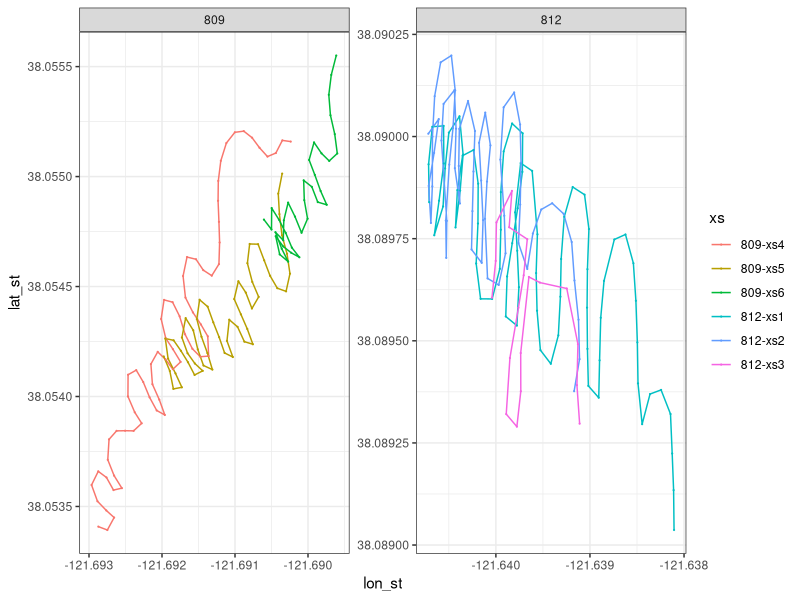
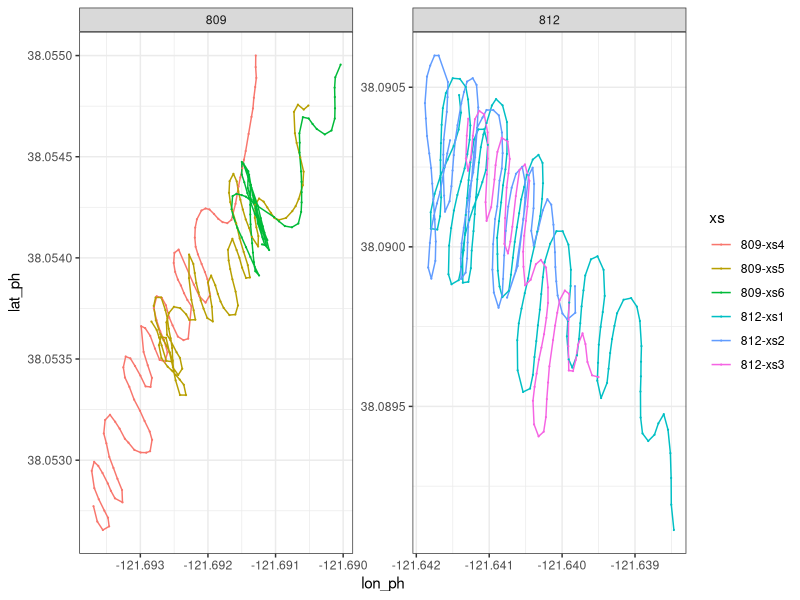
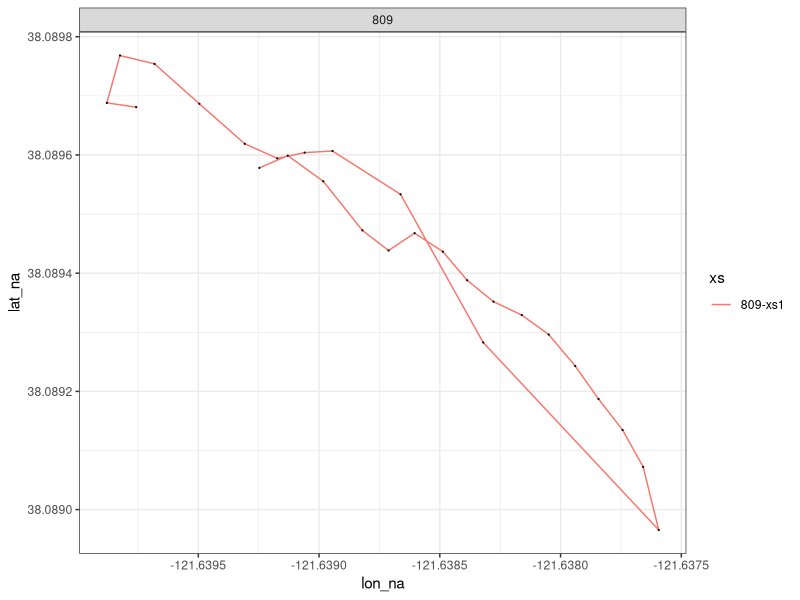
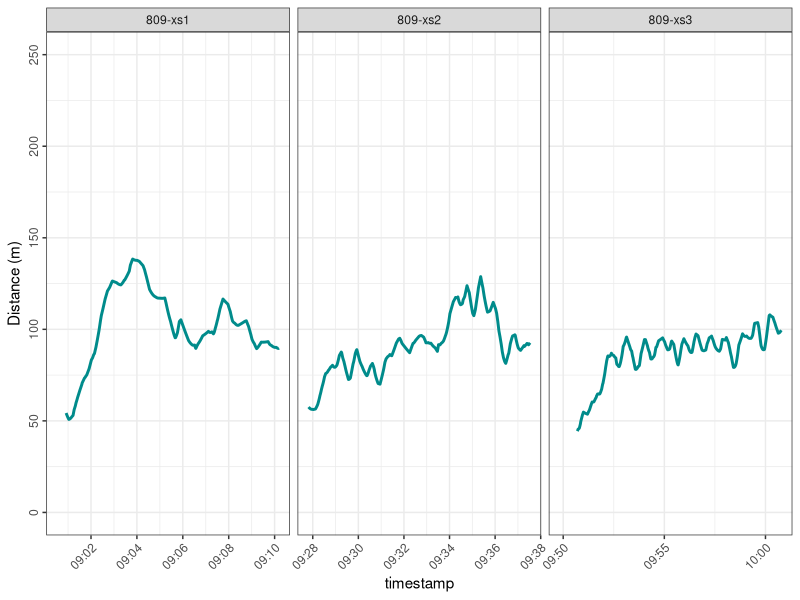
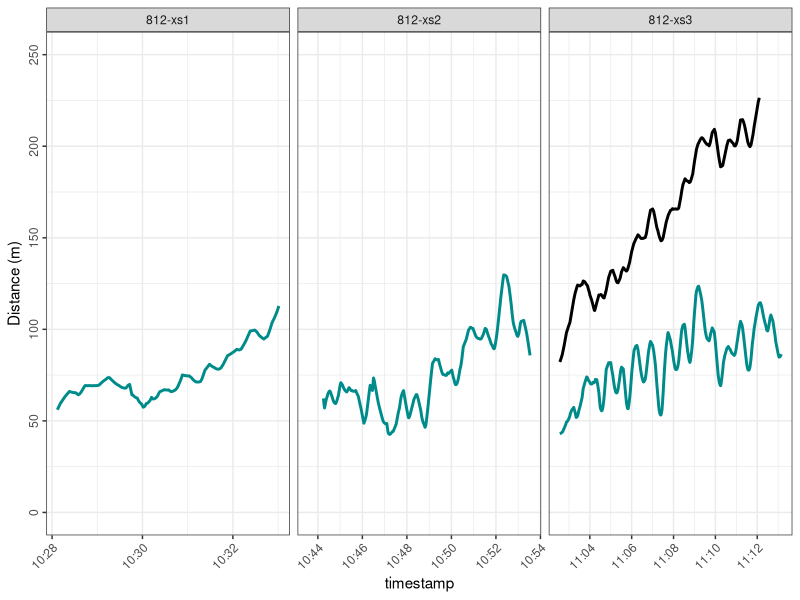
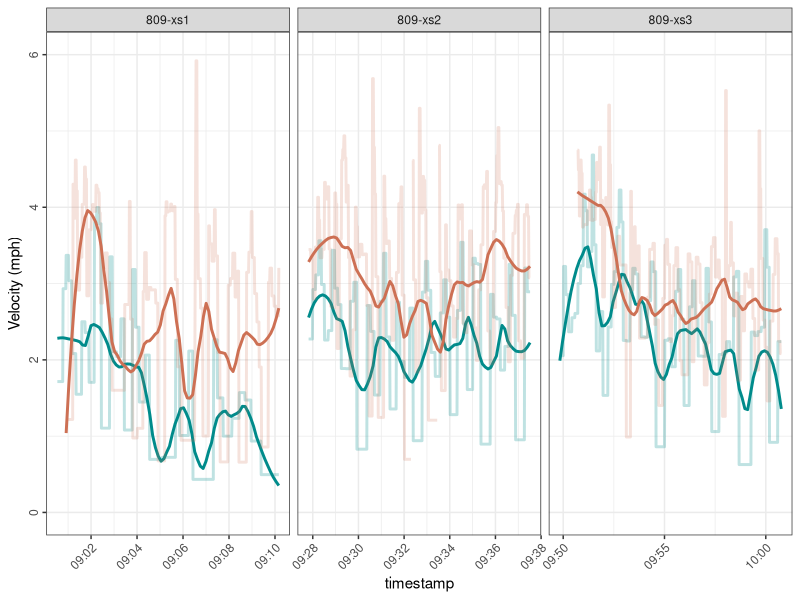
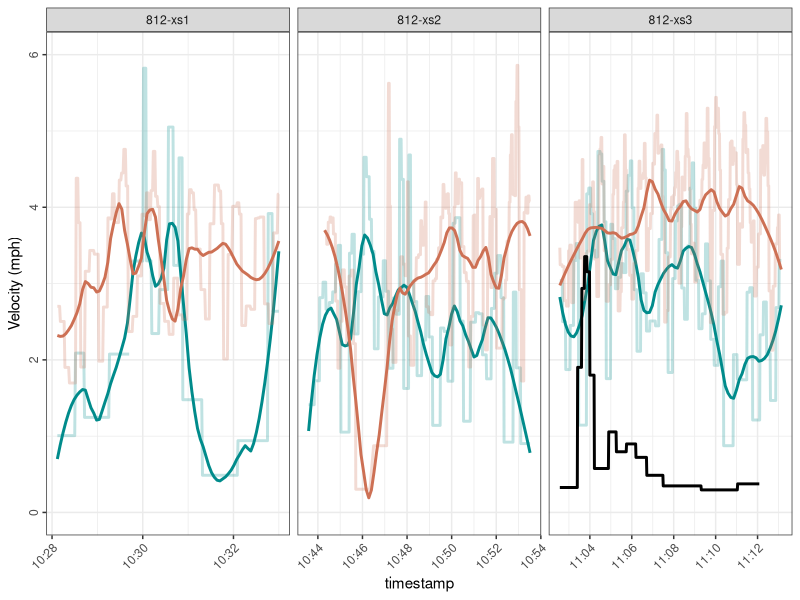
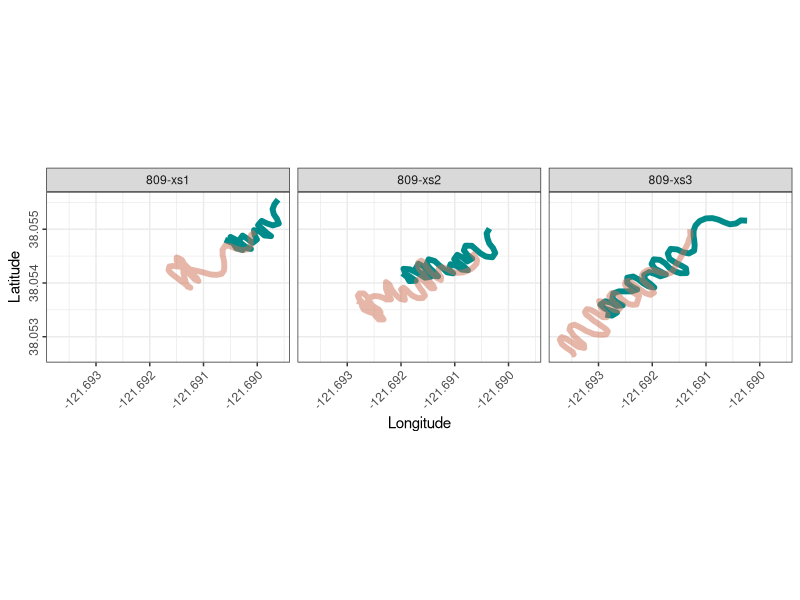

Recreate these plots in R, in order.
library(tidyverse)
library(geosphere)
library(lubridate)
library(zoo)

# Import and compile GPS track data ---------------------------------------

## Stryker ----
stryker_startstop <- data.frame(boat = rep("stryker",6), 
                        site = c(rep("812", 3), rep("809", 3)),
                        start = c(7, 83, 145, 168, 238, 297), 
                        end = c(79, 141, 164, 234, 293, 334))

stryker = data.frame()
stryker_raw = data.frame()

for(xs in 1:nrow(stryker_startstop)){
  print(xs)
  
  temp <- read.csv("data/Survey01_20250108/20250108_DWR.csv", 
                   skip = stryker_startstop[xs, "start"] - 1, nrow = stryker_startstop[xs, "end"] - stryker_startstop[xs, "start"], header = F)
  
  colnames(temp) = c("Junk", "lat", "lon", "datetime", "speed")
  
  temp$timestamp <- as.POSIXct(temp$datetime, format = "%Y-%m-%dT%H:%M:%SZ", tz = "America/Los_Angeles")

  # Convert the timestamp to a POSIXct object
  temp$timestamp <- ymd_hms(temp$timestamp, tz = "UTC")
  
  # Convert it to Pacific Time (PT)
  temp$timestamp <- with_tz(temp$timestamp, tzone = "America/Los_Angeles")
  
  
  complete_timestamps <- seq(min(temp$timestamp), max(temp$timestamp), by = "1 sec")
  
  merged_data <- data.frame(timestamp = complete_timestamps) %>%
    left_join(temp, by = "timestamp")
  
  interpolated_data <- merged_data %>%
    mutate(lat = na.approx(lat, rule = 2),
           lon = na.approx(lon, rule = 2))
  
  interpolated_data$xs <- paste0(stryker_startstop[xs, "site"], "-xs", xs)
  temp$xs <- paste0(stryker_startstop[xs, "site"], "-xs", xs)
  
  interpolated_data$site <- stryker_startstop[xs, "site"]
  temp$site = stryker_startstop[xs, "site"]
  
  stryker <- rbind(stryker, interpolated_data[, c("site", "xs", "timestamp", "lat", "lon")])
  stryker_raw <- rbind(stryker_raw, temp)
  
  rm(temp, interpolated_data, merged_data)
}

stryker$boat = "Stryker"
colnames(stryker) <- c("site", "xs", "timestamp", "lat_st", "lon_st", "boat")

## Phantom ----
phantom_startstop <- data.frame(boat = rep("phantom", 6), 
                        site = c(rep("812", 3), rep("809", 3)),
                        start = c(7, 177, 292, 371, 486, 612), 
                        end = c(173, 288, 367, 482, 608, 697))

phantom = data.frame()
phantom_raw = data.frame()

for(xs in 1:nrow(phantom_startstop)){
  print(xs)
  
  temp <- read.csv("data/Survey01_20250108/20250108_CFS.csv", 
                   skip = phantom_startstop[xs, "start"] - 1, nrow = phantom_startstop[xs, "end"] - phantom_startstop[xs, "start"], header = F)
  
  colnames(temp) = c("Junk", "lat", "lon", "datetime", "speed")
  
  temp$timestamp <- as.POSIXct(temp$datetime, format = "%Y-%m-%dT%H:%M:%SZ", tz = "America/Los_Angeles")
  # Convert the timestamp to a POSIXct object
  temp$timestamp <- ymd_hms(temp$timestamp, tz = "UTC")
  
  # Convert it to Pacific Time (PT)
  temp$timestamp <- with_tz(temp$timestamp, tzone = "America/Los_Angeles")
  complete_timestamps <- seq(min(temp$timestamp), max(temp$timestamp), by = "1 sec")
  
  merged_data <- data.frame(timestamp = complete_timestamps) %>%
    left_join(temp, by = "timestamp")
  
  interpolated_data <- merged_data %>%
    mutate(lat = na.approx(lat, rule = 2),
      lon = na.approx(lon, rule = 2))
  
  interpolated_data$xs <- paste0(phantom_startstop[xs, "site"], "-xs", xs)
  temp$xs <- paste0(phantom_startstop[xs, "site"], "-xs", xs)
  
  interpolated_data$site <- phantom_startstop[xs, "site"]
  temp$site = phantom_startstop[xs, "site"]
  
  phantom <- rbind(phantom, interpolated_data[, c("site", "xs", "timestamp", "lat", "lon")])
  phantom_raw <- rbind(phantom_raw, temp)
  
  rm(temp, interpolated_data, merged_data)
}

phantom$boat = "Phantom"
colnames(phantom) <- c("site", "xs", "timestamp", "lat_ph", "lon_ph", "boat")

## Scrutiny ---- now 
scrutiny_startstop <- data.frame(boat = rep("scrutiny", 1), 
                                site = c(rep("809", 1)),
                                start = c(7), 
                                end = c(34))

scrutiny = data.frame()
scrutiny_raw = data.frame()

for(xs in 1:nrow(scrutiny_startstop)){
  print(xs)
  
  temp <- read.csv("data/Survey01_20250108/20250108_CDFW.csv", 
                   skip = scrutiny_startstop[xs, "start"] - 1, nrow = scrutiny_startstop[xs, "end"] - scrutiny_startstop[xs, "start"], header = F)
  
  colnames(temp) = c("Junk", "lat", "lon", "datetime", "speed")
  
  temp$timestamp <- as.POSIXct(temp$datetime, format = "%Y-%m-%dT%H:%M:%SZ", tz = "America/Los_Angeles")
  
   # Convert the timestamp to a POSIXct object
  temp$timestamp <- ymd_hms(temp$timestamp, tz = "UTC")
  
  # Convert it to Pacific Time (PT)
  temp$timestamp <- with_tz(temp$timestamp, tzone = "America/Los_Angeles")
  
  complete_timestamps <- seq(min(temp$timestamp), max(temp$timestamp), by = "1 sec")
  
  merged_data <- data.frame(timestamp = complete_timestamps) %>%
    left_join(temp, by = "timestamp")
  
  interpolated_data <- merged_data %>%
    mutate(lat = na.approx(lat, rule = 2),
           lon = na.approx(lon, rule = 2))
  
  interpolated_data$xs <- paste0(scrutiny_startstop[xs, "site"], "-xs", xs)
  temp$xs <- paste0(scrutiny_startstop[xs, "site"], "-xs", xs)
  
  interpolated_data$site <- scrutiny_startstop[xs, "site"]
  temp$site = scrutiny_startstop[xs, "site"]
  
  scrutiny <- rbind(scrutiny, interpolated_data[, c("site", "xs", "timestamp", "lat", "lon")])
  scrutiny_raw <- rbind(scrutiny_raw, temp)
  
  rm(temp, interpolated_data, merged_data)
}

scrutiny$boat = "Scrutiny"
colnames(scrutiny) <- c("site", "xs", "timestamp", "lat_na", "lon_na", "boat")

## Merge vessel tracks ----

vessels <- merge(merge(stryker, 
                       phantom[, c("timestamp", "lat_ph", "lon_ph")], by = "timestamp", all.x = T),
                 scrutiny[, c("timestamp", "lat_na", "lon_na")], by = "timestamp", all.x = T) 

xs_lookup <- data.frame(xs = c("809-xs6", "809-xs5", "809-xs4", "812-xs3", "812-xs2", "812-xs1"),
                              xs_cor = c("809-xs1", "809-xs2", "809-xs3", "812-xs1", "812-xs2", "812-xs3"))

vessels <- merge(vessels, xs_lookup, by = "xs", all.x = T)

# Visualize tracks --------------------------------------------------------

ggplot(stryker, aes(x = lon_st, y = lat_st, color = xs)) + 
  geom_path() + theme_bw() + 
  geom_point(data = stryker_raw, aes(x = lon, y = lat), size = .1) +
  facet_wrap(site ~ ., scales = "free")

ggplot(phantom, aes(x = lon_ph, y = lat_ph, color = xs)) + 
  geom_path() + theme_bw() + 
  geom_point(data = phantom_raw, aes(x = lon, y = lat), size = .1) +
  facet_wrap(site ~ ., scales = "free")

ggplot(scrutiny, aes(x = lon_na, y = lat_na, color = xs)) + 
  geom_path() + theme_bw() + 
  geom_point(data = scrutiny_raw, aes(x = lon, y = lat), color = "black", size = .1) +
  facet_wrap(site ~ ., scales = "free")

# Calculate vessel spacing ------------------------------------------------

vessels$stryker2phantom <- NA
vessels$scrutiny2phantom <- NA
vessels$stryker_velocity <- NA
vessels$phantom_velocity <- NA
vessels$scrutiny_velocity <- NA

for(i in 1:nrow(vessels)){
  print(i)
 
  # if(complete.cases(vessels[,c("lon_st", "lat_st", "lon_ph","lat_ph")])[i]){
    try(vessels[i,"stryker2phantom"] <- distm(c(vessels[i,"lon_st"], vessels[i,"lat_st"]), 
                                                  c(vessels[i,"lon_ph"], vessels[i,"lat_ph"]), 
                                                  fun = distHaversine))
  # }
  
  # if(complete.cases(vessels[,c("lon_na", "lat_na", "lon_ph","lat_ph")])[i]){
    try(vessels[i,"scrutiny2phantom"] <- distm(c(vessels[i,"lon_na"], vessels[i,"lat_na"]), 
                                          c(vessels[i,"lon_ph"], vessels[i,"lat_ph"]), 
                                          fun = distHaversine))
  # }
  
  # if(complete.cases(vessels[,c("lon_na", "lat_na", "lon_st","lat_st")])[i]){
    try(vessels[i,"stryker2scrutiny"] <- distm(c(vessels[i,"lon_na"], vessels[i,"lat_na"]), 
                                           c(vessels[i,"lon_st"], vessels[i,"lat_st"]), 
                                           fun = distHaversine))
  # }
  
  try(vessels[i,"stryker_velocity"] <- distm(c(vessels[i,"lon_st"], vessels[i,"lat_st"]), 
                                         c(vessels[i + 1,"lon_st"], vessels[i + 1,"lat_st"]), 
                                         fun = distHaversine) * 2.23693629)
  
  try(vessels[i,"phantom_velocity"] <- distm(c(vessels[i,"lon_ph"], vessels[i,"lat_ph"]), 
                                             c(vessels[i + 1,"lon_ph"], vessels[i + 1,"lat_ph"]), 
                                             fun = distHaversine) * 2.23693629)
  
  try(vessels[i,"scrutiny_velocity"] <- distm(c(vessels[i,"lon_na"], vessels[i,"lat_na"]), 
                                             c(vessels[i + 1,"lon_na"], vessels[i + 1,"lat_na"]), 
                                             fun = distHaversine) * 2.23693629)
      
  
}


# Plot vessel tracks, velocity, and spacing -------------------------------

(v_spacing_809 <- ggplot(vessels[vessels$xs_cor %in% c("809-xs1","809-xs2","809-xs3"),], 
       aes(x = timestamp, y = stryker2phantom)) + 
    geom_line(color = "cyan4", linewidth = 1) +
    geom_line(aes(y = scrutiny2phantom), linewidth = 1) +
  # geom_line(aes(y = stryker2scrutiny), color = "blue",linewidth = 1) + 
    theme_bw() + labs(y = "Distance (m)") + 
    theme(axis.text.x = element_text(angle = 45, hjust = 1),
          axis.text.y = element_text(angle = 90, hjust = .5)) +
    ylim(0,250) +
  facet_grid(. ~ xs_cor, scales = "free"))

(v_spacing_812 <- ggplot(vessels[vessels$xs_cor %in% c("812-xs1","812-xs2","812-xs3"),], 
                         aes(x = timestamp, y = stryker2phantom)) + 
    geom_line(color = "cyan4", linewidth = 1) +
    geom_line(aes(y = scrutiny2phantom), linewidth = 1) + 
    theme_bw() + labs(y = "Distance (m)") + 
    theme(axis.text.x = element_text(angle = 45, hjust = 1),
          axis.text.y = element_text(angle = 90, hjust = .5)) +
    ylim(0,250) +
    facet_grid(. ~ xs_cor, scales = "free"))

(v_velocity_809 <- ggplot(data = vessels[vessels$xs_cor %in% c("809-xs1","809-xs2","809-xs3") &
                               vessels$stryker_velocity < 10 & is.na(vessels$stryker_velocity) == F,],
                          aes(x = timestamp, y = stryker_velocity)) + 
    geom_line(color = "cyan4", linewidth = 1, alpha = .25) +
    geom_line(color = "cyan4", linewidth = 1, stat = "smooth", span = .25) +
    geom_line(data = vessels[vessels$xs_cor %in% c("809-xs1","809-xs2","809-xs3") &
                               vessels$phantom_velocity < 10 & is.na(vessels$phantom_velocity) == F, ],
              aes(y = phantom_velocity), color = "salmon3", linewidth = 1, alpha = .2) +
    geom_line(data = vessels[vessels$xs_cor %in% c("809-xs1","809-xs2","809-xs3") &
                               vessels$phantom_velocity < 10 & is.na(vessels$phantom_velocity) == F, ],
              aes(y = phantom_velocity), color = "salmon3", linewidth = 1, stat = "smooth", span = .25) +
    geom_line(data = vessels[vessels$xs_cor %in% c("809-xs1","809-xs2","809-xs3") &
                               vessels$scrutiny_velocity < 10 & is.na(vessels$scrutiny_velocity) == F, ],
              aes(y = scrutiny_velocity), linewidth = 1, alpha = .25) +
    theme_bw() + labs(y = "Velocity (mph)") + 
    theme(axis.text.x = element_text(angle = 45, hjust = 1),
          axis.text.y = element_text(angle = 90, hjust = .5)) +
    ylim(0, 6) +
    facet_grid(. ~ xs_cor, scales = "free"))

(v_velocity_812 <- ggplot(data = vessels[vessels$xs_cor %in% c("812-xs1","812-xs2","812-xs3") &
                                           vessels$stryker_velocity < 10 & is.na(vessels$stryker_velocity) == F,], 
                         aes(x = timestamp, y = stryker_velocity)) + 
    geom_line(color = "cyan4", linewidth = 1, alpha = .25) +
    geom_line(color = "cyan4", linewidth = 1, stat = "smooth", span = .25) +
    geom_line(data = vessels[vessels$xs_cor %in% c("812-xs1","812-xs2","812-xs3") &
                               vessels$phantom_velocity < 10 & is.na(vessels$phantom_velocity) == F, ],
              aes(y = phantom_velocity), color = "salmon3", linewidth = 1, alpha = .25) +
    geom_line(data = vessels[vessels$xs_cor %in% c("812-xs1","812-xs2","812-xs3") &
                               vessels$phantom_velocity < 10 & is.na(vessels$phantom_velocity) == F, ],
              aes(y = phantom_velocity), color = "salmon3", linewidth = 1, stat = "smooth", span = .25) +
    geom_line(data = vessels[vessels$xs_cor %in% c("812-xs1","812-xs2","812-xs3") &
                        vessels$scrutiny_velocity < 10 & is.na(vessels$scrutiny_velocity) == F, ],
              aes(y = scrutiny_velocity), linewidth = 1) +
    theme_bw() + labs(y = "Velocity (mph)") + 
    theme(axis.text.x = element_text(angle = 45, hjust = 1),
          axis.text.y = element_text(angle = 90, hjust = .5)) +
    ylim(0, 6) +
    facet_grid(. ~ xs_cor, scales = "free"))


(v_tracks_809 <- ggplot(vessels[vessels$xs_cor %in% c("809-xs1","809-xs2","809-xs3"),], 
                     aes(x = lon_st, y = lat_st)) + 
    geom_path(color = "cyan4", linewidth = 2) +
    geom_path(aes(x = lon_ph, y = lat_ph), color = "salmon3", alpha = .5, linewidth = 2) + 
    geom_path(aes(x = lon_na, y = lat_na), linewidth = 2) + 
    theme_bw() + labs(y = "Latitude", x = "Longitude") + coord_fixed() +
    theme(axis.text.x = element_text(angle = 45, hjust = 1),
          axis.text.y = element_text(angle = 90, hjust = .5)) +
    facet_grid(. ~ xs_cor))

(v_tracks_812 <- ggplot(vessels[vessels$xs_cor %in% c("812-xs1","812-xs2","812-xs3"),], 
                        aes(x = lon_st, y = lat_st)) + 
    geom_path(color = "cyan4", linewidth = 2) +
    geom_path(aes(x = lon_ph, y = lat_ph), color = "salmon3", alpha = .5, linewidth = 2) + 
    geom_path(aes(x = lon_na, y = lat_na), linewidth = 2) + 
    theme_bw() + labs(y = "Latitude", x = "Longitude") +  coord_fixed() +
    theme(axis.text.x = element_text(angle = 45, hjust = 1),
          axis.text.y = element_text(angle = 90, hjust = .5)) +
    facet_grid(. ~ xs_cor))


png("output/eDNA_vessel_spacing_20250108.png",
    height = 7, width = 10, units = "in", res = 1000, family = "serif")

cowplot::plot_grid(v_tracks_809, v_tracks_812,
                   v_spacing_809, v_spacing_812, 
                   align = "v")

dev.off()

png("output/eDNA_vessel_velocity_20250108.png",
    height = 10, width = 10, units = "in", res = 1000, family = "serif")

cowplot::plot_grid(v_tracks_809, v_tracks_812,
                   v_velocity_809, v_velocity_812, 
                   v_spacing_809, v_spacing_812, 
                   align = "v", nrow = 3)

dev.off()
